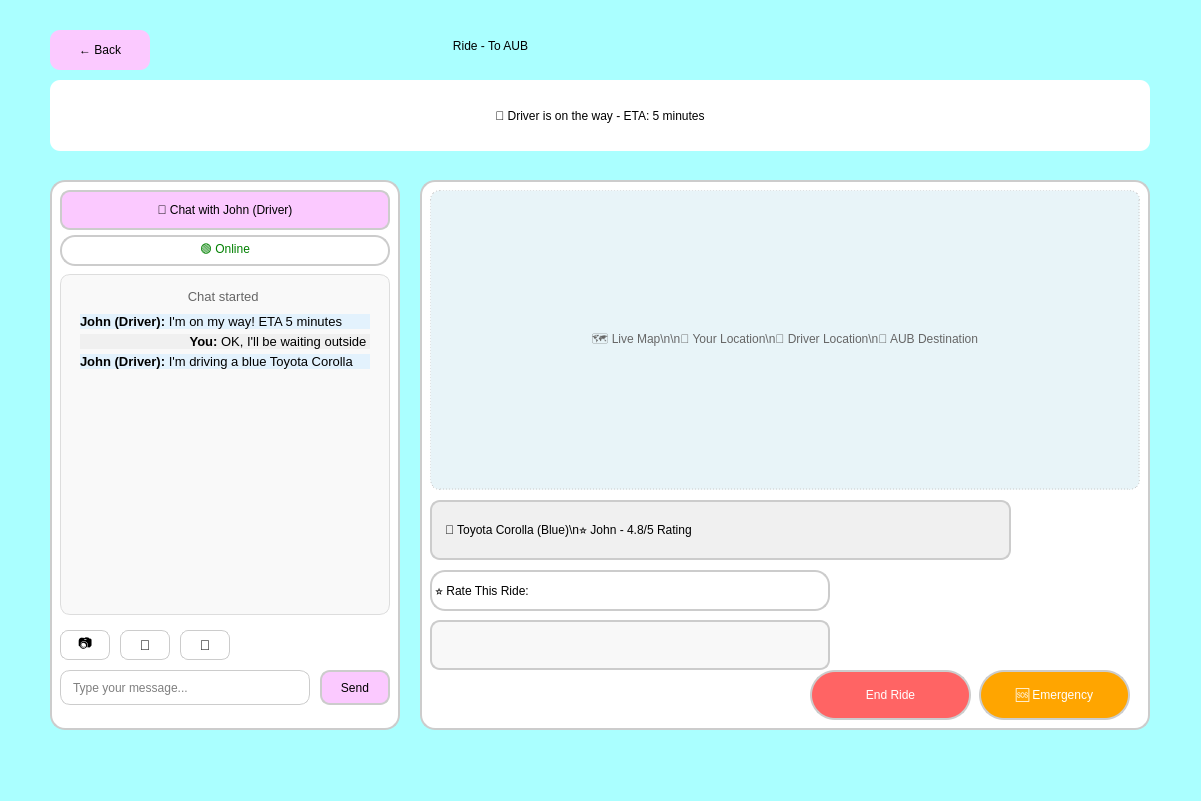
<?xml version="1.0" encoding="UTF-8"?>
<ui version="4.0">
 <class>Dialog</class>
 <widget class="QDialog" name="Dialog">
  <property name="geometry">
   <rect>
    <x>0</x>
    <y>0</y>
    <width>1201</width>
    <height>801</height>
   </rect>
  </property>
  <property name="windowTitle">
   <string>AUBus - Active Ride</string>
  </property>
  <property name="styleSheet">
   <string notr="true">background-color: rgb(170, 255, 255);</string>
  </property>
  <widget class="QLabel" name="headerLabel">
   <property name="geometry">
    <rect>
     <x>240</x>
     <y>20</y>
     <width>501</width>
     <height>51</height>
    </rect>
   </property>
   <property name="styleSheet">
    <string notr="true">font: 63 24pt &quot;Sitka Heading Semibold&quot;; color: black;</string>
   </property>
   <property name="text">
    <string>Ride - To AUB</string>
   </property>
   <property name="alignment">
    <set>Qt::AlignCenter</set>
   </property>
  </widget>
  <widget class="QLabel" name="statusLabel">
   <property name="geometry">
    <rect>
     <x>50</x>
     <y>80</y>
     <width>1100</width>
     <height>71</height>
    </rect>
   </property>
   <property name="styleSheet">
    <string notr="true">
     font: 63 16pt &quot;Sitka Heading Semibold&quot;;
     background-color: white;
     border-radius: 10px;
     padding: 10px;
     color: black;
    </string>
   </property>
   <property name="text">
    <string>🚗 Driver is on the way - ETA: 5 minutes</string>
   </property>
   <property name="alignment">
    <set>Qt::AlignCenter</set>
   </property>
  </widget>
  <widget class="QWidget" name="chatContainer" native="true">
   <property name="geometry">
    <rect>
     <x>50</x>
     <y>180</y>
     <width>350</width>
     <height>550</height>
    </rect>
   </property>
   <property name="styleSheet">
    <string notr="true">
     background-color: white;
     border-radius: 15px;
     border: 2px solid #cccccc;
    </string>
   </property>
   <widget class="QLabel" name="chatHeader">
    <property name="geometry">
     <rect>
      <x>10</x>
      <y>10</y>
      <width>330</width>
      <height>40</height>
     </rect>
    </property>
    <property name="styleSheet">
     <string notr="true">
      font: 63 14pt &quot;Sitka Heading Semibold&quot;;
      color: black;
      background-color: rgb(251, 201, 255);
      border-radius: 10px;
      padding: 5px;
     </string>
    </property>
    <property name="text">
     <string>💬 Chat with John (Driver)</string>
    </property>
    <property name="alignment">
     <set>Qt::AlignCenter</set>
    </property>
   </widget>
   <widget class="QLabel" name="onlineStatus">
    <property name="geometry">
     <rect>
      <x>10</x>
      <y>55</y>
      <width>330</width>
      <height>31</height>
     </rect>
    </property>
    <property name="styleSheet">
     <string notr="true">
      font: 10pt &quot;MS Shell Dlg 2&quot;;
      color: green;
      padding: 5px;
     </string>
    </property>
    <property name="text">
     <string>🟢 Online</string>
    </property>
    <property name="alignment">
     <set>Qt::AlignCenter</set>
    </property>
   </widget>
   <widget class="QTextEdit" name="messageDisplay">
    <property name="geometry">
     <rect>
      <x>10</x>
      <y>94</y>
      <width>330</width>
      <height>341</height>
     </rect>
    </property>
    <property name="styleSheet">
     <string notr="true">
      background-color: #f9f9f9;
      border: 1px solid #dddddd;
      border-radius: 10px;
      padding: 10px;
      font: 10pt &quot;MS Shell Dlg 2&quot;;
     </string>
    </property>
    <property name="readOnly">
     <bool>true</bool>
    </property>
    <property name="html">
     <string>&lt;!DOCTYPE HTML PUBLIC &quot;-//W3C//DTD HTML 4.0//EN&quot; &quot;http://www.w3.org/TR/REC-html40/strict.dtd&quot;&gt;
&lt;html&gt;&lt;head&gt;&lt;meta name=&quot;qrichtext&quot; content=&quot;1&quot; /&gt;&lt;style type=&quot;text/css&quot;&gt;
p, li { white-space: pre-wrap; }
&lt;/style&gt;&lt;/head&gt;&lt;body style=&quot; font-family:'MS Shell Dlg 2'; font-size:10pt; font-weight:400; font-style:normal;&quot;&gt;
&lt;p align=&quot;center&quot; style=&quot; margin-top:10px; margin-bottom:10px; margin-left:10px; margin-right:10px; -qt-block-indent:0; text-indent:0px;&quot;&gt;&lt;span style=&quot; color:#666666;&quot;&gt;Chat started &lt;/span&gt;&lt;/p&gt;
&lt;p style=&quot; margin-top:5px; margin-bottom:5px; margin-left:5px; margin-right:5px; -qt-block-indent:0; text-indent:0px; background-color:#e3f2fd;&quot;&gt;&lt;span style=&quot; font-weight:600;&quot;&gt;John (Driver):&lt;/span&gt; I'm on my way! ETA 5 minutes &lt;/p&gt;
&lt;p align=&quot;right&quot; style=&quot; margin-top:5px; margin-bottom:5px; margin-left:5px; margin-right:5px; -qt-block-indent:0; text-indent:0px; background-color:#f0f0f0;&quot;&gt;&lt;span style=&quot; font-weight:600;&quot;&gt;You:&lt;/span&gt; OK, I'll be waiting outside &lt;/p&gt;
&lt;p style=&quot; margin-top:5px; margin-bottom:5px; margin-left:5px; margin-right:5px; -qt-block-indent:0; text-indent:0px; background-color:#e3f2fd;&quot;&gt;&lt;span style=&quot; font-weight:600;&quot;&gt;John (Driver):&lt;/span&gt; I'm driving a blue Toyota Corolla &lt;/p&gt;&lt;/body&gt;&lt;/html&gt;</string>
    </property>
   </widget>
   <widget class="QPushButton" name="photoButton">
    <property name="geometry">
     <rect>
      <x>10</x>
      <y>450</y>
      <width>50</width>
      <height>30</height>
     </rect>
    </property>
    <property name="toolTip">
     <string>Send Photo</string>
    </property>
    <property name="styleSheet">
     <string notr="true">
      background-color: white;
      border: 1px solid #cccccc;
      border-radius: 8px;
      font-size: 14px;
     </string>
    </property>
    <property name="text">
     <string>📷</string>
    </property>
   </widget>
   <widget class="QPushButton" name="voiceButton">
    <property name="geometry">
     <rect>
      <x>70</x>
      <y>450</y>
      <width>50</width>
      <height>30</height>
     </rect>
    </property>
    <property name="toolTip">
     <string>Voice Message</string>
    </property>
    <property name="styleSheet">
     <string notr="true">
      background-color: white;
      border: 1px solid #cccccc;
      border-radius: 8px;
      font-size: 14px;
     </string>
    </property>
    <property name="text">
     <string>🎤</string>
    </property>
   </widget>
   <widget class="QPushButton" name="locationButton">
    <property name="geometry">
     <rect>
      <x>130</x>
      <y>450</y>
      <width>50</width>
      <height>30</height>
     </rect>
    </property>
    <property name="toolTip">
     <string>Share Location</string>
    </property>
    <property name="styleSheet">
     <string notr="true">
      background-color: white;
      border: 1px solid #cccccc;
      border-radius: 8px;
      font-size: 14px;
     </string>
    </property>
    <property name="text">
     <string>📍</string>
    </property>
   </widget>
   <widget class="QLineEdit" name="messageInput">
    <property name="geometry">
     <rect>
      <x>10</x>
      <y>490</y>
      <width>250</width>
      <height>35</height>
     </rect>
    </property>
    <property name="styleSheet">
     <string notr="true">
      background-color: white;
      border: 1px solid #cccccc;
      border-radius: 10px;
      padding: 5px 10px;
      font: 10pt &quot;MS Shell Dlg 2&quot;;
     </string>
    </property>
    <property name="placeholderText">
     <string>Type your message...</string>
    </property>
   </widget>
   <widget class="QPushButton" name="sendButton">
    <property name="geometry">
     <rect>
      <x>270</x>
      <y>490</y>
      <width>70</width>
      <height>35</height>
     </rect>
    </property>
    <property name="styleSheet">
     <string notr="true">
      background-color: rgb(251, 201, 255);
      border-radius: 10px;
      font: 63 10pt &quot;Sitka Heading Semibold&quot;;
     </string>
    </property>
    <property name="text">
     <string>Send</string>
    </property>
   </widget>
  </widget>
  <widget class="QWidget" name="mapContainer" native="true">
   <property name="geometry">
    <rect>
     <x>420</x>
     <y>180</y>
     <width>730</width>
     <height>550</height>
    </rect>
   </property>
   <property name="styleSheet">
    <string notr="true">
     background-color: white;
     border-radius: 15px;
     border: 2px solid #cccccc;
    </string>
   </property>
   <widget class="QLabel" name="mapPlaceholder">
    <property name="geometry">
     <rect>
      <x>10</x>
      <y>10</y>
      <width>710</width>
      <height>300</height>
     </rect>
    </property>
    <property name="styleSheet">
     <string notr="true">
      background-color: #e8f4f8;
      border-radius: 10px;
      border: 1px dashed #cccccc;
      font: 63 16pt &quot;Sitka Heading Semibold&quot;;
      color: #666666;
     </string>
    </property>
    <property name="text">
     <string>🗺️ Live Map\n\n📍 Your Location\n🚗 Driver Location\n🎯 AUB Destination</string>
    </property>
    <property name="alignment">
     <set>Qt::AlignCenter</set>
    </property>
   </widget>
   <widget class="QLabel" name="rideInfo">
    <property name="geometry">
     <rect>
      <x>10</x>
      <y>320</y>
      <width>581</width>
      <height>60</height>
     </rect>
    </property>
    <property name="styleSheet">
     <string notr="true">
      font: 63 6pt &quot;Sitka Heading Semibold&quot;;
      color: black;
      background-color: #f0f0f0;
      border-radius: 10px;
      padding: 10px;
     </string>
    </property>
    <property name="text">
     <string>🚗 Toyota Corolla (Blue)\n⭐ John - 4.8/5 Rating</string>
    </property>
   </widget>
   <widget class="QLabel" name="ratingLabel">
    <property name="geometry">
     <rect>
      <x>10</x>
      <y>390</y>
      <width>400</width>
      <height>41</height>
     </rect>
    </property>
    <property name="styleSheet">
     <string notr="true">
      font: 63 12pt &quot;Sitka Heading Semibold&quot;;
      color: black;
     </string>
    </property>
    <property name="text">
     <string>⭐ Rate This Ride:</string>
    </property>
   </widget>
   <widget class="QWidget" name="starRatingWidget" native="true">
    <property name="geometry">
     <rect>
      <x>10</x>
      <y>440</y>
      <width>400</width>
      <height>50</height>
     </rect>
    </property>
    <property name="styleSheet">
     <string notr="true">
      background-color: #f8f8f8;
      border-radius: 10px;
      padding: 10px;
     </string>
    </property>
   </widget>
   <widget class="QPushButton" name="endRideButton">
    <property name="geometry">
     <rect>
      <x>390</x>
      <y>490</y>
      <width>161</width>
      <height>50</height>
     </rect>
    </property>
    <property name="styleSheet">
     <string notr="true">
      background-color: rgb(255, 100, 100);
      border-radius: 25px;
      font: 63 12pt &quot;Sitka Heading Semibold&quot;;
      color: white;
     </string>
    </property>
    <property name="text">
     <string>End Ride</string>
    </property>
   </widget>
   <widget class="QPushButton" name="emergencyButton">
    <property name="geometry">
     <rect>
      <x>559</x>
      <y>490</y>
      <width>151</width>
      <height>50</height>
     </rect>
    </property>
    <property name="styleSheet">
     <string notr="true">
      background-color: rgb(255, 165, 0);
      border-radius: 25px;
      font: 63 12pt &quot;Sitka Heading Semibold&quot;;
      color: white;
     </string>
    </property>
    <property name="text">
     <string>🆘 Emergency</string>
    </property>
   </widget>
  </widget>
  <widget class="QPushButton" name="backButton">
   <property name="geometry">
    <rect>
     <x>50</x>
     <y>30</y>
     <width>100</width>
     <height>40</height>
    </rect>
   </property>
   <property name="styleSheet">
    <string notr="true">
     background-color: rgb(251, 201, 255);
     border-radius: 10px;
     font: 63 10pt &quot;Sitka Heading Semibold&quot;;
    </string>
   </property>
   <property name="text">
    <string>← Back</string>
   </property>
  </widget>
 </widget>
 <resources/>
 <connections/>
</ui>
